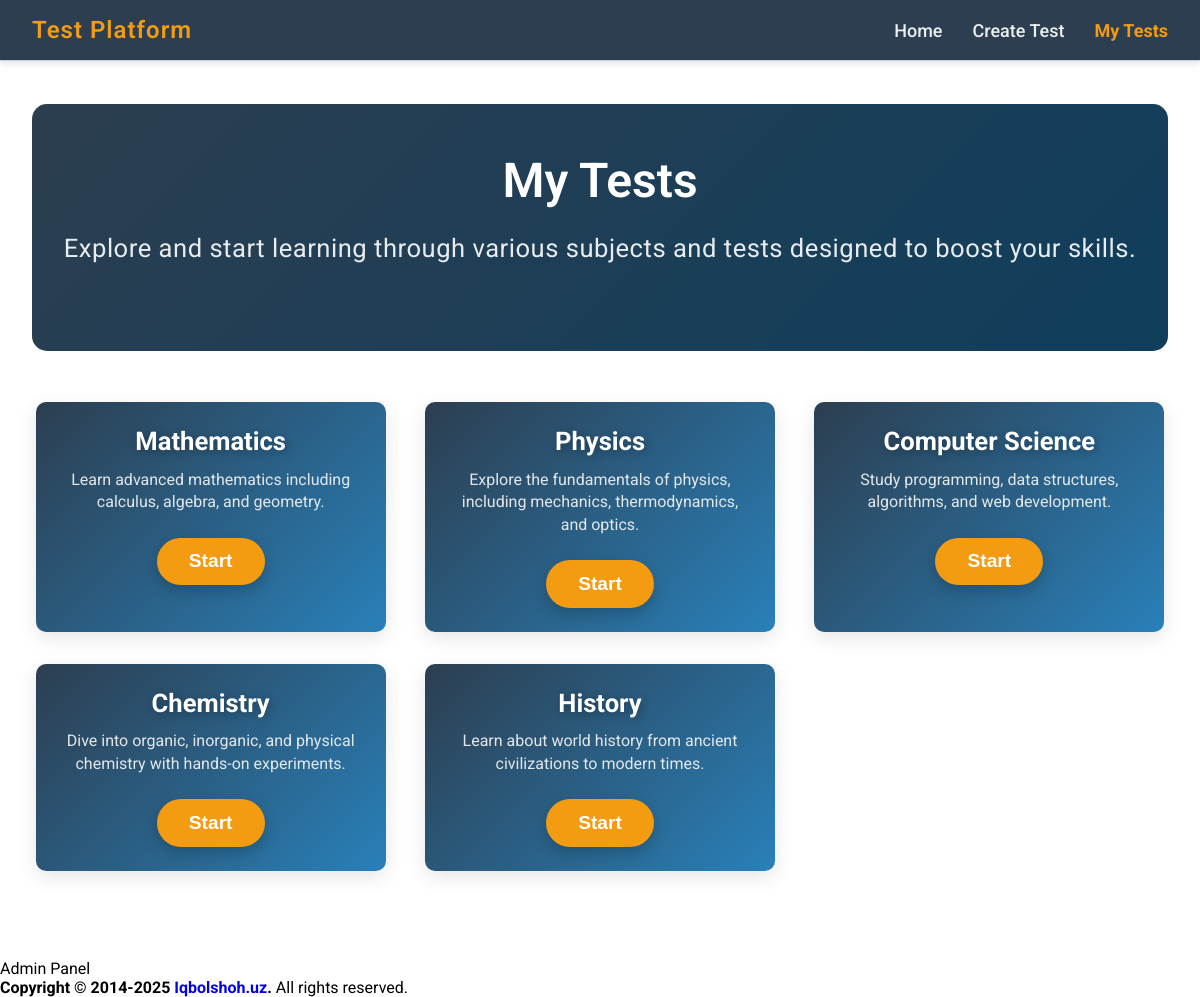
Screenshot of /my_tests.php with the database file from the repository.
### tables this page shows
CREATE TABLE IF NOT EXISTS subjects (
    id INT PRIMARY KEY AUTO_INCREMENT,
    user_id INT,
    title VARCHAR(100) NOT NULL,
    description VARCHAR(255) NOT NULL,
    url VARCHAR(255) NOT NULL,
    FOREIGN KEY (user_id) REFERENCES users(id) ON DELETE CASCADE
);

### config.php (called while the page is built, shortened)
<?php
class Database
{
    private $conn;
    public function __construct()
    {
        $this->conn = new mysqli(DB_SERVER, DB_USERNAME, DB_PASSWORD, DB_NAME);
    }
    public function executeQuery($sql, $params = [], $types = "")
    {
        $result = $this->conn->prepare($sql);
        if (!$result->execute()) {
            return "Execution error: " . $result->error;
        }
        return $result;
    }
    public function select($table, $columns = "*", $condition = "", $params = [], $types = "")
    {
        $sql = "SELECT $columns FROM $table" . ($condition ? " WHERE $condition" : "");
        $result = $this->executeQuery($sql, $params, $types);
        return $result->get_result()->fetch_all(MYSQLI_ASSOC);
    }
}

### my_tests.php (the view, shortened to what this page needs)
<?php
include './config.php';
$query = new Database();
$subjects = $query->select('subjects', '*');
?>
<!DOCTYPE html>
<html lang="en">
<head>
</head>
<body>
    <?php include 'includes/header.php' ?>
    <div class="container">
        <section class="section call-to-action">
            <h2 class="section__title">My Tests</h2>
            <p class="section__content">Explore and start learning through various subjects and tests designed to boost
                your skills.</p>
        </section>
        <br>
        <section class="section subjects-list">
            <?php
            $delay = 0;
            foreach ($subjects as $subject): ?>
                <div class="subject-card" style="animation-delay: <?= $delay ?>s;">
                    <h3><?= $subject['title'] ?></h3>
                    <p><?= $subject['description'] ?></p>
                    <a href="test.php?url=<?= urlencode($subject['url']) ?>">
                        <button class="btn">Start</button>
                    </a>
                </div>
                <?php
                $delay += 0.3;
            endforeach;
            ?>
        </section>
    </div>
    <?php include 'includes/footer.php' ?>
</body>
</html>

### my_tests.php (style rules this page uses)
.section { padding: 3rem 0rem; text-align: center; }
.section__title { font-size: 3rem; font-weight: 600; margin-bottom: 1.5rem; }
.section__content { font-size: 1.6rem; font-weight: 400; margin-bottom: 2.5rem; opacity: 0.9; letter-spacing: 0.5px; }
.call-to-action { border-radius: 15px; background: linear-gradient(135deg, #2c3e50, #0f3e5c); color: white; animation: slideUpFade 1s ease forwards; }
.subjects-list { display: grid; grid-template-columns: repeat(auto-fill, minmax(280px, 1fr)); gap: 2rem; justify-items: center; padding: 2rem 0; }
.subject-card { background: linear-gradient(135deg, #2c3e50, #2980b9); padding: 1.5rem; border-radius: 10px; box-shadow: 0 6px 20px rgba(0, 0, 0, 0.1); width: 100%; max-width: 350px; transition: transform 0.3s ease, box-shadow 0.3s ease; color: white; position: relative; opacity: 0; animation: slideUpFade 1s ease forwards; text-align: center; overflow: hidden; }
.subject-card h3 { font-size: 1.6rem; color: #fff; margin-bottom: 0.8rem; text-shadow: 2px 2px 10px rgba(0, 0, 0, 0.3); }
.subject-card p { font-size: 1rem; color: #f7f7f7; margin-bottom: 1.5rem; line-height: 1.4; opacity: 0.9; }
.btn { font-size: 1.2rem; font-weight: 600; padding: 0.8rem 2rem; background-color: #f39c12; color: white; border-radius: 50px; border: none; cursor: pointer; transition: all 0.3s ease; box-shadow: 0 6px 15px rgba(0, 0, 0, 0.2); }

### header.php (style rules this page uses)
* { margin: 0; padding: 0; box-sizing: border-box; }
html { font-family: "Roboto", sans-serif; }
a { text-decoration: none; }
.container { width: 100%; min-height: 50vh; margin: auto; margin-top: 27px; margin-bottom: 40px; padding: 1rem 2rem; border-radius: 11px; background-color: #ffffff; }

### rows the page displays
subjects: title "Mathematics", description "Learn advanced mathematics including calculus, algebra, and geometry."
subjects: title "Physics", description "Explore the fundamentals of physics, including mechanics, thermodynamics, and optics."
subjects: title "Computer Science", description "Study programming, data structures, algorithms, and web development."
subjects: title "Chemistry", description "Dive into organic, inorganic, and physical chemistry with hands-on experiments."
subjects: title "History", description "Learn about world history from ancient civilizations to modern times."
